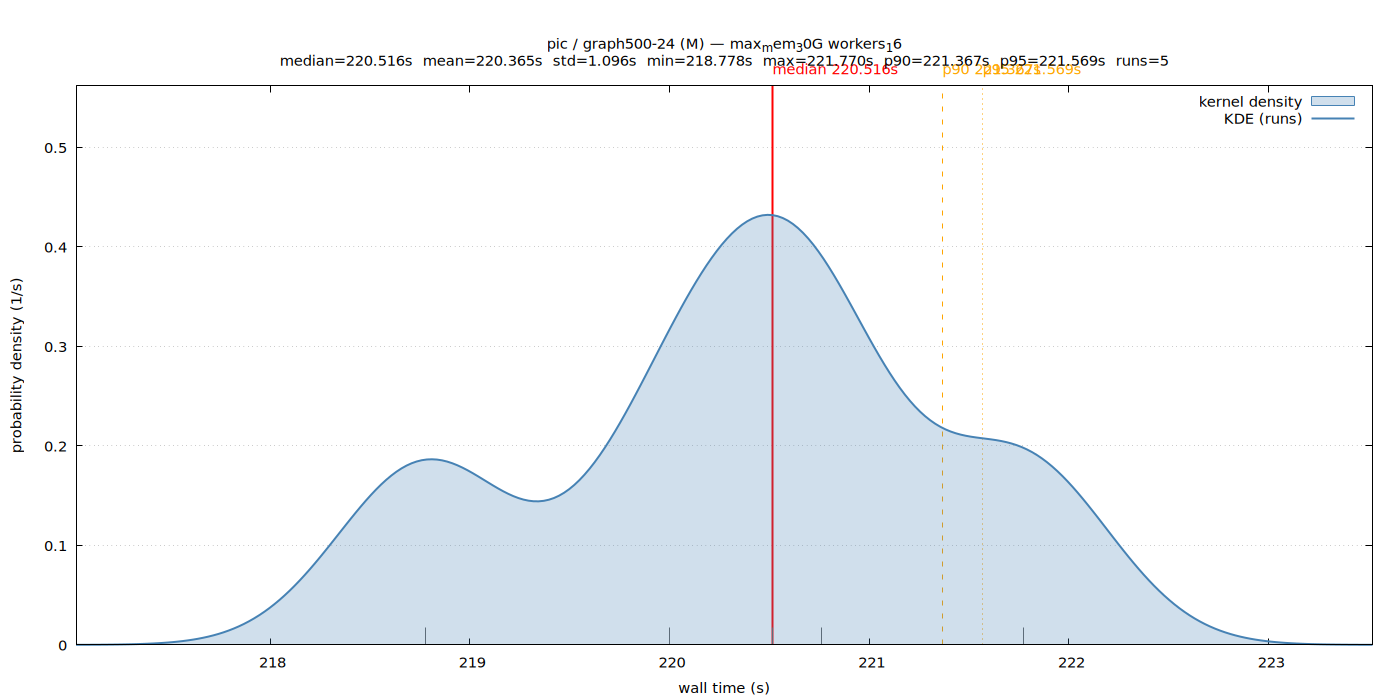

Write the gnuplot code that produced this figure.
set terminal pngcairo size 1400,700 enhanced font 'Sans,11'
set output '/home/ubuntu/nvm/gfrs/pic/M/graph500-24/max_mem_30G_workers_16/wall_time.png'
set title "pic / graph500-24 (M) — max_mem_30G workers_16\nmedian=220.516s  mean=220.365s  std=1.096s  min=218.778s  max=221.770s  p90=221.367s  p95=221.569s  runs=5"
set xlabel 'wall time (s)'
set ylabel 'probability density (1/s)'
set tmargin 5
set yrange [0:0.561974]
set xrange [217.028475:223.519786]
set grid y
set key top right
set arrow from 220.515844,0 to 220.515844,0.561974 nohead lc rgb 'red' lw 2
set label 'median 220.516s' at 220.515844,0.561974 offset char 0,1 tc rgb 'red'
set arrow from 221.367041,0 to 221.367041,0.561974 nohead lc rgb 'orange' lw 1 dt 2
set label 'p90 221.367s' at 221.367041,0.561974 offset char 0,1 tc rgb 'orange'
set arrow from 221.568767,0 to 221.568767,0.561974 nohead lc rgb 'orange' lw 1 dt 3
set label 'p95 221.569s' at 221.568767,0.561974 offset char 0,1 tc rgb 'orange'
set arrow from 220.515844,0 to 220.515844,0.0172915 nohead lc rgb '#666666' lw 1
set arrow from 220.761860,0 to 220.761860,0.0172915 nohead lc rgb '#666666' lw 1
set arrow from 218.777767,0 to 218.777767,0.0172915 nohead lc rgb '#666666' lw 1
set arrow from 221.770494,0 to 221.770494,0.0172915 nohead lc rgb '#666666' lw 1
set arrow from 219.999087,0 to 219.999087,0.0172915 nohead lc rgb '#666666' lw 1
plot '/home/ubuntu/nvm/gfrs/pic/M/graph500-24/max_mem_30G_workers_16/wall_time.dat' using 1:2 with filledcurves y=0 lc rgb '#4682b4' fs transparent solid 0.25 title 'kernel density', \
     '/home/ubuntu/nvm/gfrs/pic/M/graph500-24/max_mem_30G_workers_16/wall_time.dat' using 1:2 with lines lw 2 lc rgb '#4682b4' title 'KDE (runs)'
